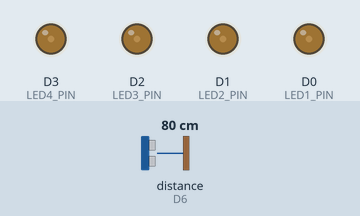
The sketch below on a simulated ESP8266 (NodeMCU). Shown: output pins drawn as LEDs (lit = HIGH). Wiring (inferred from the names in the program): ultrasonic range finder: trigger D5; echo D6. Inputs (shaded band) come from the test bench; at power-on: distance to the obstacle (sensor on D6) 80 cm. The echo pulse lasts 58.3 µs per cm; WiFi joins after 1.5 s; servers stay silent unless stated; pins used as bus, display or sensor lines are not drawn.

Above: at 3.0 s.
3.1 s: distance to the obstacle (sensor on D6) set to 120 cm
At 3.7 s:
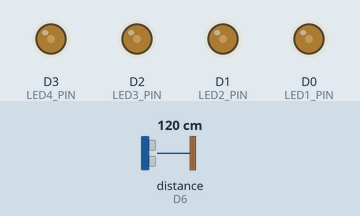
4.6 s: distance to the obstacle (sensor on D6) set to 250 cm
At 5.6 s:
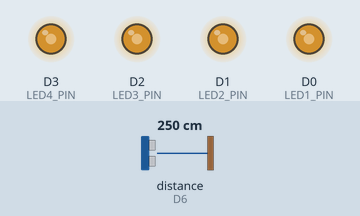
Timing chart, 0 to 7.6 s (numbered marks = the images above; inputs shaded):
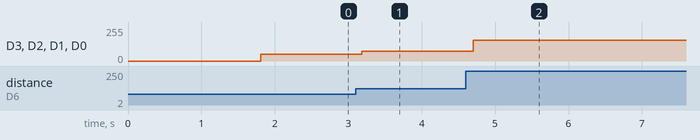

Measured:
- after the input at 3.1 s, D3 (LED4_PIN), D2 (LED3_PIN), D1 (LED2_PIN), D0 (LED1_PIN): 49/255 → 74/255 after 0.09 s
- after the input at 4.6 s, D3 (LED4_PIN), D2 (LED3_PIN), D1 (LED2_PIN), D0 (LED1_PIN): 74/255 → 157/255 after 0.10 s

The sketch:

smart_home_auoamtion.ino
```cpp
#define BLYNK_PRINT Serial
#define BLYNK_TEMPLATE_ID "TMPL3Y41Fc77i"
#define BLYNK_TEMPLATE_NAME "Ultrasonic Distance Detector"
#define BLYNK_AUTH_TOKEN "VpkKV0HmbsX5vTtsWm2zBejbnljPBO4g"
#include <ESP8266WiFi.h>
#include <BlynkSimpleEsp8266.h>

#define TRIG_PIN D5
#define ECHO_PIN D6
#define LED1_PIN D0
#define LED2_PIN D1
#define LED3_PIN D2
#define LED4_PIN D3

char ssid[] = "Q1"; // Replace with your WiFi SSID
char pass[] = "Hotspot1"; // Replace with your WiFi password

void setup() {
  Serial.begin(115200);
  Blynk.begin(BLYNK_AUTH_TOKEN, ssid, pass);

  pinMode(TRIG_PIN, OUTPUT);
  pinMode(ECHO_PIN, INPUT);
  pinMode(LED1_PIN, OUTPUT);
  pinMode(LED2_PIN, OUTPUT);
  pinMode(LED3_PIN, OUTPUT);
  pinMode(LED4_PIN, OUTPUT);
}

void loop() {
  long duration, distance;

  // Trigger the ultrasonic sensor
  digitalWrite(TRIG_PIN, LOW);
  delayMicroseconds(2);
  digitalWrite(TRIG_PIN, HIGH);
  delayMicroseconds(10);
  digitalWrite(TRIG_PIN, LOW);

  // Read the echo
  duration = pulseIn(ECHO_PIN, HIGH);
  distance = duration * 0.034 / 2; // Distance in cm

  // Control LED intensity based on distance
  if (distance < 2) {
    // If very close, turn off LEDs
    analogWrite(LED1_PIN, 0);
    analogWrite(LED2_PIN, 0);
    analogWrite(LED3_PIN, 0);
    analogWrite(LED4_PIN, 0);
  } else {
    // Map distance to PWM value (inverse relation)
    int pwmValue = map(distance, 2, 400, 0, 255); // Adjust max distance as needed
    pwmValue = constrain(pwmValue, 0, 255); // Ensure value is within range

    // Set all LEDs to the calculated intensity
    analogWrite(LED1_PIN, pwmValue);
    analogWrite(LED2_PIN, pwmValue);
    analogWrite(LED3_PIN, pwmValue);
    analogWrite(LED4_PIN, pwmValue);

    // Send distance to Blynk as a value from 0 to 100
    int displayValue = map(distance, 2, 400, 0, 100); // Scale distance to 0-100
    displayValue = constrain(displayValue, 0, 100); // Ensure value is within range
    Blynk.virtualWrite(V0, displayValue); // Send to virtual pin V0
  }

  Blynk.run(); // Run Blynk
  delay(100); // Adjust the delay as needed
}
```
